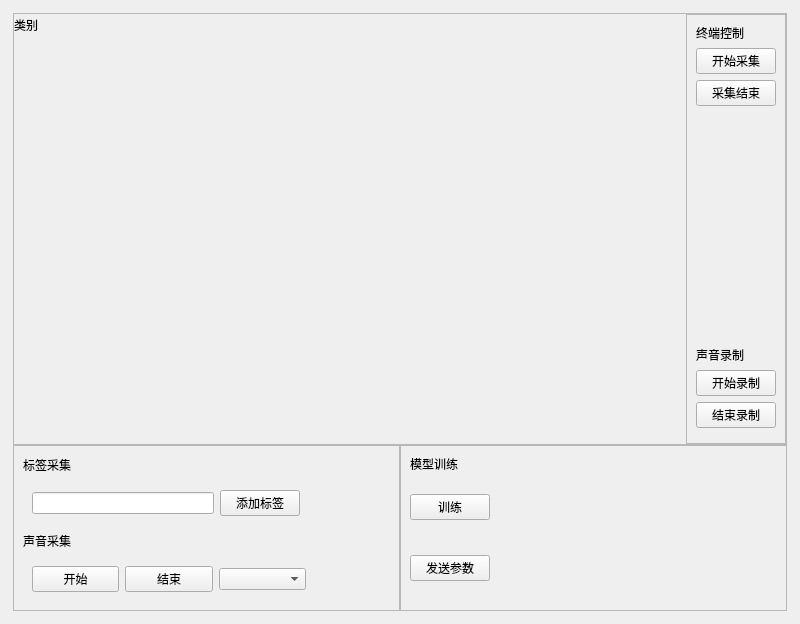
<?xml version="1.0" encoding="UTF-8"?>
<ui version="4.0">
 <class>AudioWidget</class>
 <widget class="QWidget" name="AudioWidget">
  <property name="geometry">
   <rect>
    <x>0</x>
    <y>0</y>
    <width>800</width>
    <height>624</height>
   </rect>
  </property>
  <property name="sizePolicy">
   <sizepolicy hsizetype="Preferred" vsizetype="Preferred">
    <horstretch>0</horstretch>
    <verstretch>0</verstretch>
   </sizepolicy>
  </property>
  <property name="windowTitle">
   <string>Form</string>
  </property>
  <layout class="QGridLayout" name="gridLayout">
   <property name="spacing">
    <number>0</number>
   </property>
   <item row="0" column="0">
    <widget class="QStackedWidget" name="stackedWidget">
     <property name="sizePolicy">
      <sizepolicy hsizetype="Preferred" vsizetype="Preferred">
       <horstretch>0</horstretch>
       <verstretch>0</verstretch>
      </sizepolicy>
     </property>
     <property name="currentIndex">
      <number>0</number>
     </property>
     <widget class="QWidget" name="page_3">
      <layout class="QGridLayout" name="gridLayout_4" rowstretch="5,1">
       <property name="leftMargin">
        <number>2</number>
       </property>
       <property name="topMargin">
        <number>2</number>
       </property>
       <property name="rightMargin">
        <number>2</number>
       </property>
       <property name="bottomMargin">
        <number>2</number>
       </property>
       <property name="spacing">
        <number>0</number>
       </property>
       <item row="1" column="0">
        <widget class="QFrame" name="frame_9">
         <property name="frameShape">
          <enum>QFrame::StyledPanel</enum>
         </property>
         <property name="frameShadow">
          <enum>QFrame::Sunken</enum>
         </property>
         <layout class="QGridLayout" name="gridLayout_2">
          <item row="0" column="0">
           <widget class="QLabel" name="label_8">
            <property name="text">
             <string>标签采集</string>
            </property>
           </widget>
          </item>
          <item row="0" column="1">
           <spacer name="horizontalSpacer">
            <property name="orientation">
             <enum>Qt::Horizontal</enum>
            </property>
            <property name="sizeHint" stdset="0">
             <size>
              <width>232</width>
              <height>20</height>
             </size>
            </property>
           </spacer>
          </item>
          <item row="1" column="0" colspan="2">
           <widget class="QWidget" name="widget_7" native="true">
            <layout class="QHBoxLayout" name="horizontalLayout_5">
             <item>
              <widget class="QLineEdit" name="lineEdit_audio"/>
             </item>
             <item>
              <widget class="QPushButton" name="button_audio_labelAdd">
               <property name="text">
                <string>添加标签</string>
               </property>
              </widget>
             </item>
            </layout>
           </widget>
          </item>
          <item row="1" column="2" colspan="2">
           <spacer name="horizontalSpacer_3">
            <property name="orientation">
             <enum>Qt::Horizontal</enum>
            </property>
            <property name="sizeHint" stdset="0">
             <size>
              <width>51</width>
              <height>20</height>
             </size>
            </property>
           </spacer>
          </item>
          <item row="2" column="0">
           <widget class="QLabel" name="label_9">
            <property name="text">
             <string>声音采集</string>
            </property>
           </widget>
          </item>
          <item row="2" column="1">
           <spacer name="horizontalSpacer_4">
            <property name="orientation">
             <enum>Qt::Horizontal</enum>
            </property>
            <property name="sizeHint" stdset="0">
             <size>
              <width>232</width>
              <height>20</height>
             </size>
            </property>
           </spacer>
          </item>
          <item row="3" column="0" colspan="3">
           <widget class="QWidget" name="widget_8" native="true">
            <layout class="QHBoxLayout" name="horizontalLayout_6">
             <item>
              <widget class="QPushButton" name="button_audio_sampleStart">
               <property name="text">
                <string>开始</string>
               </property>
              </widget>
             </item>
             <item>
              <widget class="QPushButton" name="button_audio_sampleEnd">
               <property name="text">
                <string>结束</string>
               </property>
              </widget>
             </item>
             <item>
              <widget class="QComboBox" name="combo_audio"/>
             </item>
            </layout>
           </widget>
          </item>
          <item row="3" column="3">
           <spacer name="horizontalSpacer_5">
            <property name="orientation">
             <enum>Qt::Horizontal</enum>
            </property>
            <property name="sizeHint" stdset="0">
             <size>
              <width>44</width>
              <height>20</height>
             </size>
            </property>
           </spacer>
          </item>
         </layout>
        </widget>
       </item>
       <item row="1" column="1">
        <widget class="QFrame" name="frame_10">
         <property name="frameShape">
          <enum>QFrame::StyledPanel</enum>
         </property>
         <property name="frameShadow">
          <enum>QFrame::Sunken</enum>
         </property>
         <layout class="QGridLayout" name="gridLayout_3">
          <item row="0" column="0">
           <widget class="QLabel" name="label_10">
            <property name="text">
             <string>模型训练</string>
            </property>
           </widget>
          </item>
          <item row="0" column="1">
           <spacer name="verticalSpacer_7">
            <property name="orientation">
             <enum>Qt::Vertical</enum>
            </property>
            <property name="sizeType">
             <enum>QSizePolicy::Fixed</enum>
            </property>
            <property name="sizeHint" stdset="0">
             <size>
              <width>20</width>
              <height>13</height>
             </size>
            </property>
           </spacer>
          </item>
          <item row="1" column="0">
           <widget class="QPushButton" name="button_audio_train">
            <property name="text">
             <string>训练</string>
            </property>
           </widget>
          </item>
          <item row="1" column="2">
           <spacer name="horizontalSpacer_2">
            <property name="orientation">
             <enum>Qt::Horizontal</enum>
            </property>
            <property name="sizeHint" stdset="0">
             <size>
              <width>177</width>
              <height>20</height>
             </size>
            </property>
           </spacer>
          </item>
          <item row="3" column="0">
           <spacer name="verticalSpacer_10">
            <property name="orientation">
             <enum>Qt::Vertical</enum>
            </property>
            <property name="sizeType">
             <enum>QSizePolicy::Fixed</enum>
            </property>
            <property name="sizeHint" stdset="0">
             <size>
              <width>20</width>
              <height>5</height>
             </size>
            </property>
           </spacer>
          </item>
          <item row="2" column="1">
           <spacer name="verticalSpacer_9">
            <property name="orientation">
             <enum>Qt::Vertical</enum>
            </property>
            <property name="sizeHint" stdset="0">
             <size>
              <width>20</width>
              <height>36</height>
             </size>
            </property>
           </spacer>
          </item>
          <item row="2" column="0">
           <widget class="QPushButton" name="button_audio_param">
            <property name="text">
             <string>发送参数</string>
            </property>
           </widget>
          </item>
          <item row="1" column="1">
           <spacer name="verticalSpacer_8">
            <property name="orientation">
             <enum>Qt::Vertical</enum>
            </property>
            <property name="sizeHint" stdset="0">
             <size>
              <width>20</width>
              <height>39</height>
             </size>
            </property>
           </spacer>
          </item>
         </layout>
        </widget>
       </item>
       <item row="0" column="0" colspan="2">
        <widget class="QFrame" name="frame_7">
         <property name="frameShape">
          <enum>QFrame::StyledPanel</enum>
         </property>
         <property name="frameShadow">
          <enum>QFrame::Sunken</enum>
         </property>
         <layout class="QHBoxLayout" name="horizontalLayout" stretch="5,0">
          <property name="spacing">
           <number>2</number>
          </property>
          <property name="leftMargin">
           <number>0</number>
          </property>
          <property name="topMargin">
           <number>0</number>
          </property>
          <property name="rightMargin">
           <number>0</number>
          </property>
          <property name="bottomMargin">
           <number>0</number>
          </property>
          <item>
           <widget class="QWidget" name="widget_3" native="true">
            <layout class="QVBoxLayout" name="verticalLayout">
             <property name="spacing">
              <number>2</number>
             </property>
             <property name="leftMargin">
              <number>0</number>
             </property>
             <property name="topMargin">
              <number>2</number>
             </property>
             <property name="rightMargin">
              <number>0</number>
             </property>
             <property name="bottomMargin">
              <number>0</number>
             </property>
             <item>
              <widget class="QLabel" name="label_audio_class">
               <property name="sizePolicy">
                <sizepolicy hsizetype="Preferred" vsizetype="Fixed">
                 <horstretch>0</horstretch>
                 <verstretch>0</verstretch>
                </sizepolicy>
               </property>
               <property name="text">
                <string>类别</string>
               </property>
              </widget>
             </item>
             <item>
              <widget class="QCustomPlot" name="customPlot" native="true">
               <zorder>frame_8</zorder>
              </widget>
             </item>
            </layout>
           </widget>
          </item>
          <item>
           <widget class="QFrame" name="frame_8">
            <property name="sizePolicy">
             <sizepolicy hsizetype="Preferred" vsizetype="Preferred">
              <horstretch>0</horstretch>
              <verstretch>0</verstretch>
             </sizepolicy>
            </property>
            <property name="frameShape">
             <enum>QFrame::StyledPanel</enum>
            </property>
            <property name="frameShadow">
             <enum>QFrame::Sunken</enum>
            </property>
            <property name="lineWidth">
             <number>10</number>
            </property>
            <layout class="QVBoxLayout" name="verticalLayout_3">
             <item>
              <widget class="QLabel" name="label_3">
               <property name="text">
                <string>终端控制</string>
               </property>
              </widget>
             </item>
             <item>
              <widget class="QPushButton" name="button_audio_capStart">
               <property name="text">
                <string>开始采集</string>
               </property>
              </widget>
             </item>
             <item>
              <widget class="QPushButton" name="button_audio_capEnd">
               <property name="text">
                <string>采集结束</string>
               </property>
              </widget>
             </item>
             <item>
              <spacer name="verticalSpacer_6">
               <property name="orientation">
                <enum>Qt::Vertical</enum>
               </property>
               <property name="sizeHint" stdset="0">
                <size>
                 <width>20</width>
                 <height>80</height>
                </size>
               </property>
              </spacer>
             </item>
             <item>
              <widget class="QLabel" name="label_7">
               <property name="text">
                <string>声音录制</string>
               </property>
              </widget>
             </item>
             <item>
              <widget class="QPushButton" name="button_audio_recordStart">
               <property name="text">
                <string>开始录制</string>
               </property>
              </widget>
             </item>
             <item>
              <widget class="QPushButton" name="button_audio_recordEnd">
               <property name="text">
                <string>结束录制</string>
               </property>
              </widget>
             </item>
             <item>
              <widget class="QWidget" name="widget_6" native="true">
               <layout class="QHBoxLayout" name="horizontalLayout_4">
                <property name="leftMargin">
                 <number>0</number>
                </property>
                <property name="topMargin">
                 <number>0</number>
                </property>
                <property name="rightMargin">
                 <number>0</number>
                </property>
                <property name="bottomMargin">
                 <number>0</number>
                </property>
               </layout>
              </widget>
             </item>
            </layout>
           </widget>
          </item>
         </layout>
        </widget>
       </item>
      </layout>
     </widget>
     <widget class="QWidget" name="page_4"/>
    </widget>
   </item>
  </layout>
 </widget>
 <customwidgets>
  <customwidget>
   <class>QCustomPlot</class>
   <extends>QWidget</extends>
   <header location="global">qcustomplot.h</header>
   <container>1</container>
  </customwidget>
 </customwidgets>
 <resources/>
 <connections/>
</ui>
